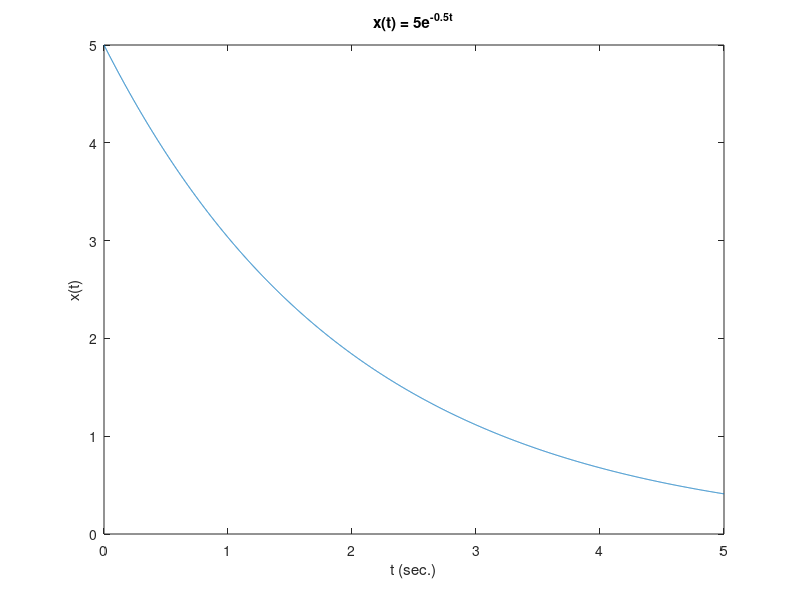

This figure's MATLAB source: (Note: this script raises an error after producing the figure.)
clear;
clc;
close all;

%%%%%%%%%%%%%%%%%%%%%%%%%%%
% Author: Onur Can Ozkaya %
%%%%%%%%%%%%%%%%%%%%%%%%%%%

%% Checking Parseval's Relation

% Period
T = 5;
% Lower and upper bounds of integral
lowerBound = 0;
upperBound = lowerBound + T;
% Sampling rate
dt = 0.001;
t = 0 : dt : T;
% Input
x = 5*exp(-0.5*t);

% Plotting the signal
figure(1)
subplot(111);
plot(t, x);
title('x(t) = 5e^-^0^.^5^t');
xlabel('t (sec.)');
ylabel('x(t)');

% Fourier Series between (-1000 - 1000)
k = 1000;
c = fsc(x, k, T, dt, t);

% Left-hand side of Parseval's Relation
leftHandSide = sum(abs(c).^2)
% Right hand-side of Parseval's Relation
rightHandSide = parseval(x, T, dt, lowerBound, upperBound)

%% Function to calculate Fourier Series coefficients
function [ck] = fsc(x, M, T, dt, t)
    ck = zeros(2 * M + 1, 1);
    for k = 1 : 2 * M + 1
        ck(k) = (1/T) * sum(x .* exp(-1i * (k - M - 1) * 2*pi/T*t)*dt);
    end
end

%% Function to calculate Parseval's Relation
function [parseval] = parseval(x, T, dt, lowerBound, upperBound) 
    intervalArea = zeros(T * 1/dt, 1);
    j = 0;
    for i = lowerBound : dt : upperBound
        j = j + 1;
        intervalArea(j) = (abs(x(j)) ^ 2) * dt;
    end
    parseval = sum(intervalArea) / T;
end



